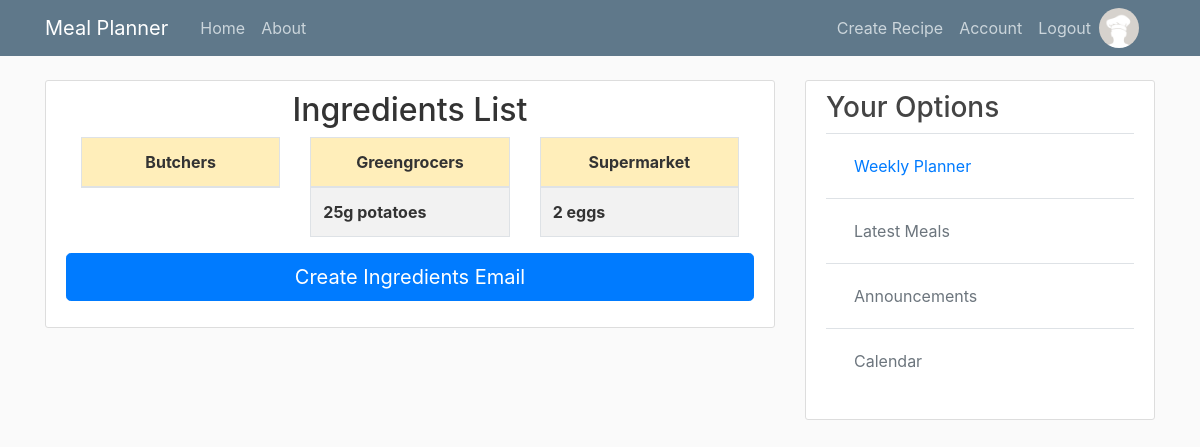
Screenshot of /week/ingredients (signed in) with the database file from the repository.
### mymeal/models.py (models this page shows, shortened)
class User(db.Model, UserMixin):
    id = db.Column(db.Integer, primary_key=True)
    username = db.Column(db.String(20), unique=True, nullable=False)
    email = db.Column(db.String(120), unique=True, nullable=False)
    image_file = db.Column(db.String(20), nullable=False, default='default.png')
    password = db.Column(db.String(60), nullable=False)
    recipes = db.relationship('Recipe', backref='author', lazy=True)
    weekly_meal_plan = db.relationship('Mealplan', backref='creator', lazy=True)
    meal_plan_count = db.Column(db.Integer, default='0', nullable=False)

class Ingredient(db.Model):
    id = db.Column(db.Integer, primary_key=True)
    name = db.Column(db.String(20), nullable=False)
    quantity = db.Column(db.String(20), nullable=False, default='01')
    purchased_at = db.Column(db.String(15), nullable=False)
    recipe_id = db.Column(db.Integer, db.ForeignKey('recipe.id'), nullable=False)

### mymeal/weekly/routes.py (the view)
@weekly.route('/week/ingredients', methods=['GET', 'POST'])
@login_required
def week_ingredients():
    form = ThisWeeksIngredients()
    if form.validate_on_submit():
        return redirect(url_for('main.home'))
    else:
        meals_this_week = Mealplan.query.filter_by(user_id=current_user.id, week=current_user.meal_plan_count)
        supermarket = ''
        greengrocers = ''
        butchers = ''
        for meals in meals_this_week:
            supermarket = Ingredient.query.filter(and_(Ingredient.recipe_id == meals.meal_id, Ingredient.purchased_at == 'supermarket'))
            greengrocers = Ingredient.query.filter(and_(Ingredient.recipe_id == meals.meal_id, Ingredient.purchased_at == 'greengrocer'))
            butchers = Ingredient.query.filter(and_(Ingredient.recipe_id == meals.meal_id, Ingredient.purchased_at == 'butcher'))
    return render_template('weekly_ingredients.html', title='Ingredients', form=form, supermarket=supermarket,
                               butchers=butchers, greengrocers=greengrocers)

### mymeal/weekly/forms.py
class ThisWeeksIngredients(FlaskForm):
    submit = SubmitField('Create Ingredients Email')

### mymeal/models.py (called while the page is built)
@login_manager.user_loader
def load_user(user_id):
    return User.query.get(int(user_id))

### mymeal/templates/weekly_ingredients.html (shortened to what this page needs)
{% extends 'layout.html' %}
{% block content %}
        <div class="content-section">
            <p class="h2  text-center">Ingredients List</p>
            <div class="container">
              <div class="row">
                <div class="col-sm">
                    <table class="table table-striped table-bordered">
                      <thead>
                        <tr class="table-warning text-center">
                          <th scope="col">Butchers</th>
                        </tr>
                      </thead>
                    </table>
                </div>
                <div class="col-sm">
                    <table class="table table-striped table-bordered">
                      <thead>
                        <tr class="table-warning text-center">
                          <th scope="col">Greengrocers</th>
                        </tr>
                      </thead>
                      <tbody>
                        {% for g in greengrocers %}
                        <tr>
                            <th scope="row">{{ g.quantity }} {{ g.name }}</th>
                        </tr>
                        {% endfor %}
                      </tbody>
                    </table>
                </div>
                <div class="col-sm">
                    <table class="table table-striped table-bordered">
                      <thead>
                        <tr class="table-warning text-center">
                          <th scope="col">Supermarket</th>
                        </tr>
                      </thead>
                      <tbody>
                        {% for s in supermarket %}
                        <tr>
                            <th scope="row">{{ s.quantity }} {{ s.name }}</th>
                        </tr>
                        {% endfor %}
                      </tbody>
                    </table>
                </div>
              </div>
            </div>
            <form method="post" action="">
                <div class="form-group">
                    {{ form.submit(class="btn btn-primary btn-lg btn-block") }}
                </div>
            </form>
        </div>
{% endblock content %}

### mymeal/templates/layout.html (shortened to what this page needs)
<!DOCTYPE html>
<html>
<head>
    <link rel="stylesheet" href="https://stackpath.bootstrapcdn.com/bootstrap/4.1.3/css/bootstrap.min.css">
    <link rel="stylesheet" type="text/css" href="{{ url_for('static', filename='main.css') }}">
</head>
<body>
    <header class="site-header">
      <nav class="navbar navbar-expand-md navbar-dark bg-steel fixed-top">
        <div class="container">
          <a class="navbar-brand mr-4" href="/">Meal Planner</a>
          <div class="collapse navbar-collapse" id="navbarToggle">
            <div class="navbar-nav mr-auto">
              <a class="nav-item nav-link" href="{{ url_for('main.home') }}">Home</a>
              <a class="nav-item nav-link" href="{{ url_for('main.about') }}">About</a>
            </div>
            <div class="navbar-nav">
                {% if current_user.is_authenticated %}
                    <a class="nav-item nav-link" href="{{ url_for('recipes.new_recipe') }}">Create Recipe</a>
                    <a class="nav-item nav-link" href="{{ url_for('users.account') }}">Account</a>
                    <a class="nav-item nav-link" href="{{ url_for('users.logout') }}">Logout</a>
                    <img class="rounded-circle  article-img" src="{{ url_for('static', filename='profile_pics/' + current_user.image_file) }}">
                {% else %}
                  <a class="nav-item nav-link" href="{{ url_for('users.login') }}">Login</a>
                  <a class="nav-item nav-link" href="{{ url_for('users.register') }}">Register</a>
                {% endif %}
            </div>
          </div>
        </div>
      </nav>
    </header>
    <main role="main" class="container">
      <div class="row">
        <div class="col-md-8">
            {% block content %}{% endblock %}
        </div>
        <div class="col-md-4">
            <div class="content-section">
            <h3>Your Options</h3>
                <table class="table table-hover">
                  <tbody>
                    <tr>
                      <td>
                          <a class="nav-item nav-link" href="{{ url_for('weekly.new_week') }}">Weekly Planner</a>
                      </td>
                    </tr>
                    <tr>
                      <td>
                          <a class="nav-item nav-link disabled" href="#">Latest Meals</a>
                      </td>
                    </tr>
                    <tr>
                      <td>
                          <a class="nav-item nav-link disabled" href="#">Announcements</a>
                      </td>
                    </tr>
                    <tr>
                      <td>
                          <a class="nav-item nav-link disabled" href="#">Calendar</a>
                      </td>
                    </tr>
                  </tbody>
                </table>
          </div>
        </div>
      </div>
    </main>
</body>
</html>

### mymeal/static/main.css (style rules this page uses)
body { background: #fafafa; color: #333333; margin-top: 5rem; }
h1, h2, h3, h4, h5, h6 { color: #444444; }
.bg-steel { background-color: #5f788a; }
.site-header .navbar-nav .nav-link { color: #cbd5db; }
.content-section { background: #ffffff; padding: 10px 20px; border: 1px solid #dddddd; border-radius: 3px; margin-bottom: 20px; }
.article-img { height: 40px; width: 40px; margin-right: 16px; }

### rows the page displays
User: image_file (placeholder picture)
Ingredient: quantity "25g", name "potatoes"
Ingredient: quantity "2", name "eggs"
